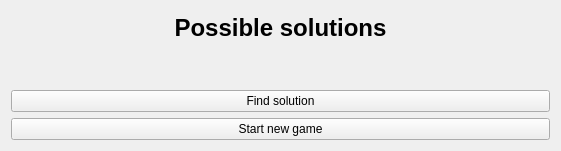
   <widget class="QWidget" name="layoutWidget">
    <property name="geometry">
     <rect>
      <x>10</x>
      <y>580</y>
      <width>561</width>
      <height>151</height>
     </rect>
    </property>
    <layout class="QVBoxLayout" name="verticalLayout">
     <item>
      <widget class="QLabel" name="possibleSolutions_label">
       <property name="enabled">
        <bool>true</bool>
       </property>
       <property name="text">
        <string>&lt;html&gt;&lt;head/&gt;&lt;body&gt;&lt;p align=&quot;center&quot;&gt;&lt;span style=&quot; font-size:18pt; font-weight:700;&quot;&gt;Possible solutions&lt;/span&gt;&lt;/p&gt;&lt;/body&gt;&lt;/html&gt;</string>
       </property>
      </widget>
     </item>
     <item>
      <widget class="QLabel" name="solutions_label">
       <property name="text">
        <string/>
       </property>
      </widget>
     </item>
     <item>
      <spacer name="verticalSpacer">
       <property name="orientation">
        <enum>Qt::Orientation::Vertical</enum>
       </property>
       <property name="sizeType">
        <enum>QSizePolicy::Policy::Fixed</enum>
       </property>
       <property name="sizeHint" stdset="0">
        <size>
         <width>20</width>
         <height>0</height>
        </size>
       </property>
      </spacer>
     </item>
     <item>
      <widget class="QPushButton" name="findPossibleSolutions_pushButton">
       <property name="text">
        <string>Find solution</string>
       </property>
      </widget>
     </item>
     <item>
      <widget class="QPushButton" name="startNewGame_pushButton">
       <property name="text">
        <string>Start new game</string>
       </property>
      </widget>
     </item>
    </layout>
   </widget>
